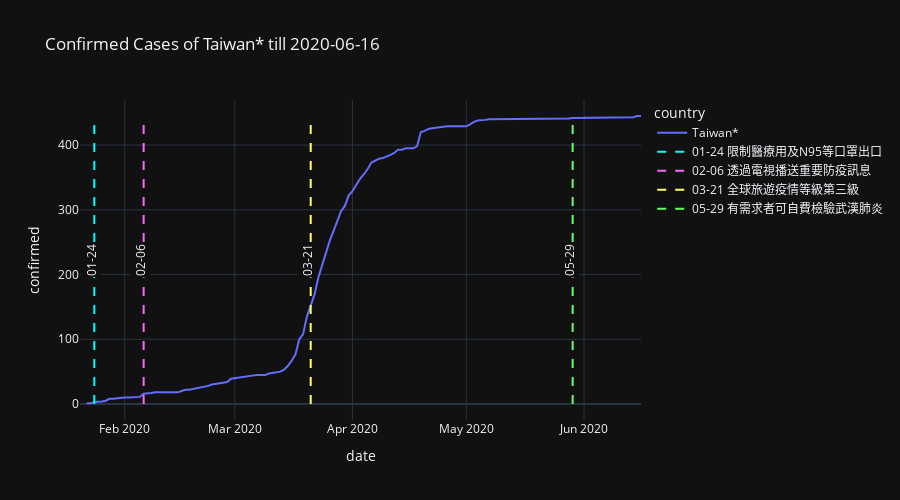
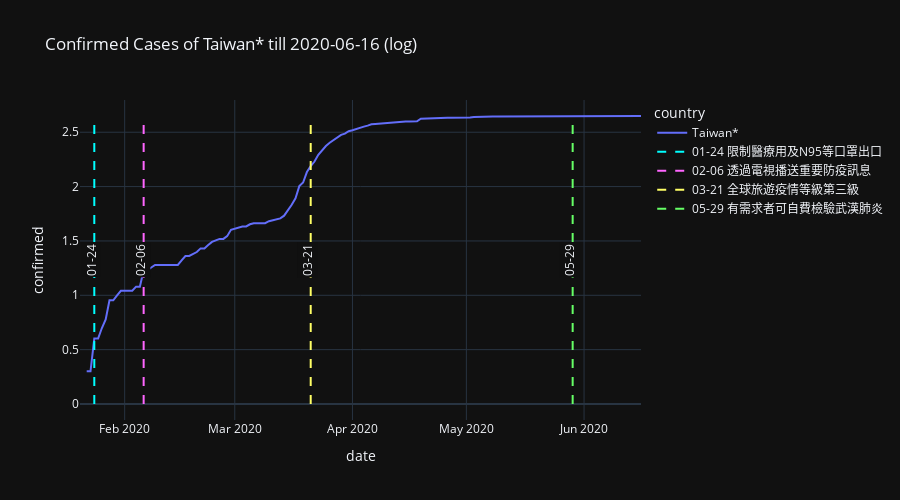
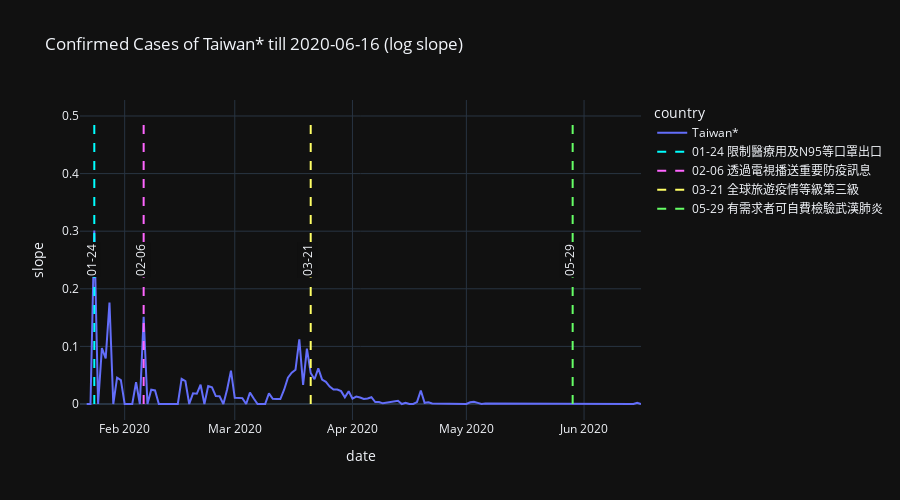

Notebook source saved alongside these figures, in order:
### Markdown cell above
### 台灣

### Code cell
events = [['01-24', '限制醫療用及N95等口罩出口', color_3],
          ['02-06', '透過電視播送重要防疫訊息', color_5],
          ['03-21', '全球旅遊疫情等級第三級', color_1],
          ['05-29', '有需求者可自費檢驗武漢肺炎', color_2]]

plot_by_country('Taiwan*', events)
plot_by_country2('Taiwan*', events)
plot_by_country3('Taiwan*', events)

### Figure 1 — Plotly figure (JSON) as saved in the notebook; plotly's stock layout.template omitted (floating-point values rounded to 4 significant figures; data arrays with more than 128 entries replaced by an {"elided": "..."} marker saying what was removed)
{"data": [{"hovertemplate": "country=Taiwan*<br>date=%{x}<br>confirmed=%{y}<extra></extra>", "legendgroup": "Taiwan*", "line": {"color": "#636efa", "dash": "solid"}, "mode": "lines", "name": "Taiwan*", "orientation": "v", "showlegend": true, "type": "scatter", "x": {"elided": "147 str values"}, "xaxis": "x", "y": {"elided": "147 int values"}, "yaxis": "y"}, {"line": {"color": "#00ffff", "dash": "dash"}, "mode": "lines", "name": "01-24 限制醫療用及N95等口罩出口", "type": "scatter", "x": ["2020-01-24", "2020-01-24"], "y": [0, 445]}, {"line": {"color": "#ff66ff", "dash": "dash"}, "mode": "lines", "name": "02-06 透過電視播送重要防疫訊息", "type": "scatter", "x": ["2020-02-06", "2020-02-06"], "y": [0, 445]}, {"line": {"color": "#ffff66", "dash": "dash"}, "mode": "lines", "name": "03-21 全球旅遊疫情等級第三級", "type": "scatter", "x": ["2020-03-21", "2020-03-21"], "y": [0, 445]}, {"line": {"color": "#66ff66", "dash": "dash"}, "mode": "lines", "name": "05-29 有需求者可自費檢驗武漢肺炎", "type": "scatter", "x": ["2020-05-29", "2020-05-29"], "y": [0, 445]}], "layout": {"annotations": [{"bgcolor": "#101010", "showarrow": false, "text": "01-24", "textangle": -90, "x": "2020-01-23", "y": 222.5}, {"bgcolor": "#101010", "showarrow": false, "text": "02-06", "textangle": -90, "x": "2020-02-05", "y": 222.5}, {"bgcolor": "#101010", "showarrow": false, "text": "03-21", "textangle": -90, "x": "2020-03-20", "y": 222.5}, {"bgcolor": "#101010", "showarrow": false, "text": "05-29", "textangle": -90, "x": "2020-05-28", "y": 222.5}], "height": 500, "legend": {"title": {"text": "country"}, "tracegroupgap": 0}, "title": {"text": "Confirmed Cases of Taiwan* till 2020-06-16"}, "xaxis": {"anchor": "y", "domain": [0, 1], "title": {"text": "date"}}, "yaxis": {"anchor": "x", "domain": [0, 1], "title": {"text": "confirmed"}}}}

### Figure 2 — Plotly figure (JSON) as saved in the notebook; plotly's stock layout.template omitted (floating-point values rounded to 4 significant figures; data arrays with more than 128 entries replaced by an {"elided": "..."} marker saying what was removed)
{"data": [{"hovertemplate": "country=Taiwan*<br>date=%{x}<br>confirmed=%{y}<extra></extra>", "legendgroup": "Taiwan*", "line": {"color": "#636efa", "dash": "solid"}, "mode": "lines", "name": "Taiwan*", "orientation": "v", "showlegend": true, "type": "scatter", "x": {"elided": "147 str values"}, "xaxis": "x", "y": {"elided": "147 float values"}, "yaxis": "y"}, {"line": {"color": "#00ffff", "dash": "dash"}, "mode": "lines", "name": "01-24 限制醫療用及N95等口罩出口", "type": "scatter", "x": ["2020-01-24", "2020-01-24"], "y": [0, 2.649]}, {"line": {"color": "#ff66ff", "dash": "dash"}, "mode": "lines", "name": "02-06 透過電視播送重要防疫訊息", "type": "scatter", "x": ["2020-02-06", "2020-02-06"], "y": [0, 2.649]}, {"line": {"color": "#ffff66", "dash": "dash"}, "mode": "lines", "name": "03-21 全球旅遊疫情等級第三級", "type": "scatter", "x": ["2020-03-21", "2020-03-21"], "y": [0, 2.649]}, {"line": {"color": "#66ff66", "dash": "dash"}, "mode": "lines", "name": "05-29 有需求者可自費檢驗武漢肺炎", "type": "scatter", "x": ["2020-05-29", "2020-05-29"], "y": [0, 2.649]}], "layout": {"annotations": [{"bgcolor": "#101010", "showarrow": false, "text": "01-24", "textangle": -90, "x": "2020-01-23", "y": 1.325}, {"bgcolor": "#101010", "showarrow": false, "text": "02-06", "textangle": -90, "x": "2020-02-05", "y": 1.325}, {"bgcolor": "#101010", "showarrow": false, "text": "03-21", "textangle": -90, "x": "2020-03-20", "y": 1.325}, {"bgcolor": "#101010", "showarrow": false, "text": "05-29", "textangle": -90, "x": "2020-05-28", "y": 1.325}], "height": 500, "legend": {"title": {"text": "country"}, "tracegroupgap": 0}, "title": {"text": "Confirmed Cases of Taiwan* till 2020-06-16 (log)"}, "xaxis": {"anchor": "y", "domain": [0, 1], "title": {"text": "date"}}, "yaxis": {"anchor": "x", "domain": [0, 1], "title": {"text": "confirmed"}}}}

### Figure 3 — Plotly figure (JSON) as saved in the notebook; plotly's stock layout.template omitted (floating-point values rounded to 4 significant figures; data arrays with more than 128 entries replaced by an {"elided": "..."} marker saying what was removed)
{"data": [{"hovertemplate": "country=Taiwan*<br>date=%{x}<br>slope=%{y}<extra></extra>", "legendgroup": "Taiwan*", "line": {"color": "#636efa", "dash": "solid"}, "mode": "lines", "name": "Taiwan*", "orientation": "v", "showlegend": true, "type": "scatter", "x": {"elided": "147 str values"}, "xaxis": "x", "y": {"elided": "147 float values"}, "yaxis": "y"}, {"line": {"color": "#00ffff", "dash": "dash"}, "mode": "lines", "name": "01-24 限制醫療用及N95等口罩出口", "type": "scatter", "x": ["2020-01-24", "2020-01-24"], "y": [0, 0.5]}, {"line": {"color": "#ff66ff", "dash": "dash"}, "mode": "lines", "name": "02-06 透過電視播送重要防疫訊息", "type": "scatter", "x": ["2020-02-06", "2020-02-06"], "y": [0, 0.5]}, {"line": {"color": "#ffff66", "dash": "dash"}, "mode": "lines", "name": "03-21 全球旅遊疫情等級第三級", "type": "scatter", "x": ["2020-03-21", "2020-03-21"], "y": [0, 0.5]}, {"line": {"color": "#66ff66", "dash": "dash"}, "mode": "lines", "name": "05-29 有需求者可自費檢驗武漢肺炎", "type": "scatter", "x": ["2020-05-29", "2020-05-29"], "y": [0, 0.5]}], "layout": {"annotations": [{"bgcolor": "#101010", "showarrow": false, "text": "01-24", "textangle": -90, "x": "2020-01-23", "y": 0.25}, {"bgcolor": "#101010", "showarrow": false, "text": "02-06", "textangle": -90, "x": "2020-02-05", "y": 0.25}, {"bgcolor": "#101010", "showarrow": false, "text": "03-21", "textangle": -90, "x": "2020-03-20", "y": 0.25}, {"bgcolor": "#101010", "showarrow": false, "text": "05-29", "textangle": -90, "x": "2020-05-28", "y": 0.25}], "height": 500, "legend": {"title": {"text": "country"}, "tracegroupgap": 0}, "title": {"text": "Confirmed Cases of Taiwan* till 2020-06-16 (log slope)"}, "xaxis": {"anchor": "y", "domain": [0, 1], "title": {"text": "date"}}, "yaxis": {"anchor": "x", "domain": [0, 1], "title": {"text": "slope"}}}}
